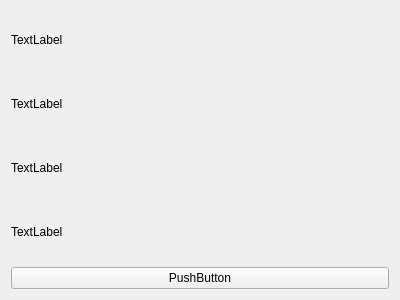
<?xml version="1.0" encoding="UTF-8"?>
<ui version="4.0">
 <class>BookDetails</class>
 <widget class="QWidget" name="BookDetails">
  <property name="geometry">
   <rect>
    <x>0</x>
    <y>0</y>
    <width>400</width>
    <height>300</height>
   </rect>
  </property>
  <property name="windowTitle">
   <string>Form</string>
  </property>
  <layout class="QGridLayout" name="gridLayout_2">
   <item row="2" column="0">
    <widget class="QLabel" name="authors">
     <property name="text">
      <string>TextLabel</string>
     </property>
    </widget>
   </item>
   <item row="0" column="0">
    <layout class="QGridLayout" name="gridLayout">
     <item row="0" column="0">
      <widget class="QLabel" name="cover">
       <property name="text">
        <string>TextLabel</string>
       </property>
      </widget>
     </item>
    </layout>
   </item>
   <item row="1" column="0">
    <widget class="QLabel" name="title">
     <property name="text">
      <string>TextLabel</string>
     </property>
    </widget>
   </item>
   <item row="3" column="0">
    <widget class="QLabel" name="description">
     <property name="text">
      <string>TextLabel</string>
     </property>
    </widget>
   </item>
   <item row="4" column="0">
    <layout class="QHBoxLayout" name="horizontalLayout">
     <item>
      <widget class="QPushButton" name="lendButton">
       <property name="text">
        <string>PushButton</string>
       </property>
      </widget>
     </item>
    </layout>
   </item>
  </layout>
 </widget>
 <resources/>
 <connections/>
</ui>
